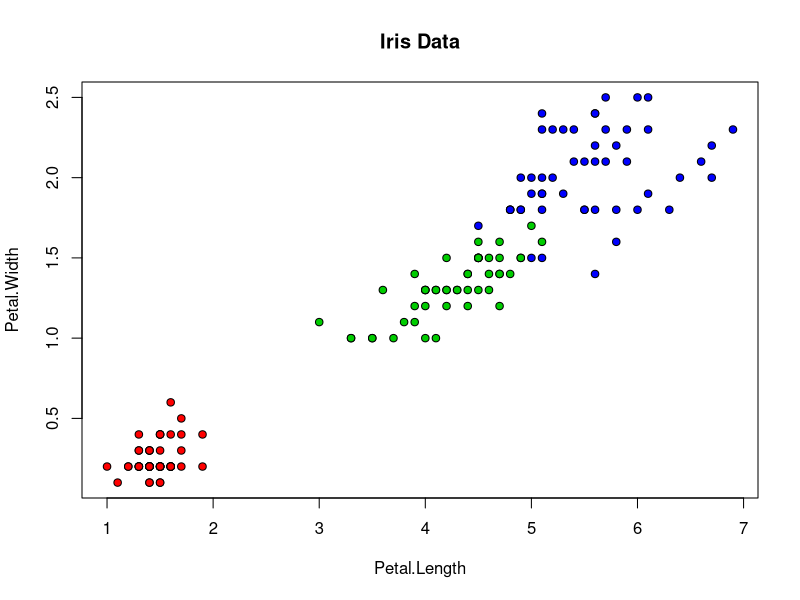
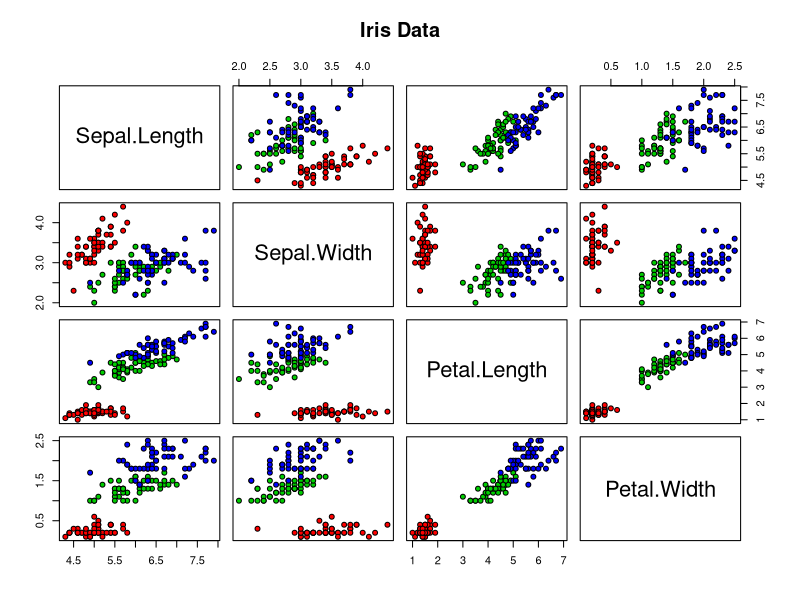

The R script that drew these images, in order:
## ---- chunk 1
attach(iris)
str(iris)    # display the structure of the object
summary(iris)
## ---- chunk 2
plot(Petal.Length, Petal.Width, pch=21, bg=c("red","green3","blue")
     [unclass(Species)], main="Iris Data")
## ---- chunk 3
pairs(iris[1:4], main = "Iris Data", pch = 21, bg = c("red", "green3", "blue")[unclass(Species)])
## ---- chunk 4
set.seed(1958)  # setting a seed gets the same results every time
ind <- sample(2, nrow(iris), replace=TRUE, prob=c(0.67, 0.33))
iris.train <- iris[ind==1, 1:4]
iris.test <- iris[ind==2, 1:4]
iris.trainLabels <- iris[ind==1, 5]
iris.testLabels <- iris[ind==2, 5]
## ---- chunk 5
library(class)
iris_pred <- knn(train=iris.train, test=iris.test, cl=iris.trainLabels, k=3)
## ---- chunk 6
results <- iris_pred == iris.testLabels
acc <- length(which(results==TRUE)) / length(results)
# or combine into one line:
#acc <- length(which(iris_pred == iris.testLabels)) / length(iris_pred)
acc
